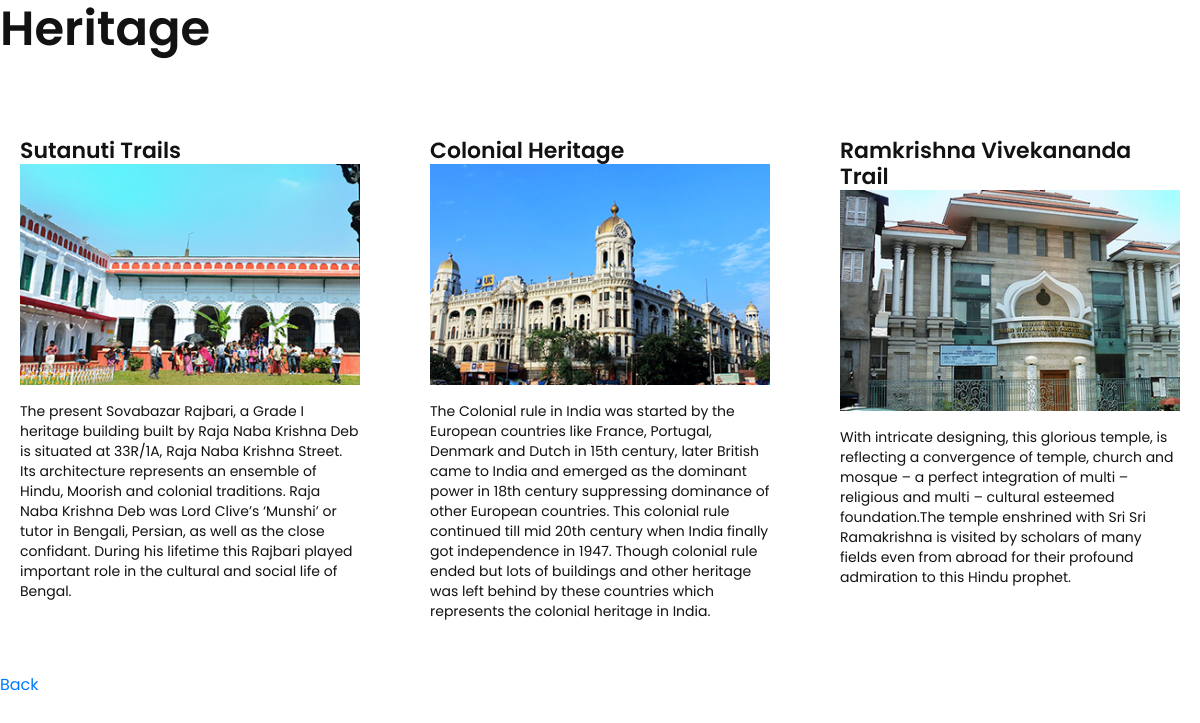
The page /destination.php?id=4 on the database its author committed.
### tables this page shows
CREATE TABLE `destinations` (
  `id` int(10) NOT NULL,
  `category_id` int(10) NOT NULL,
  `name` varchar(80) NOT NULL,
  `description` varchar(800) NOT NULL,
  `cover` varchar(80) NOT NULL
);

### destination.php (the view, shortened to what this page needs)
<?php
    include('database/connection.php');
?>
<!doctype html>
<html lang="en">
<head>
    <link rel="stylesheet" href="bootstrap.min.css">
    <link rel="stylesheet" href="style.css">
</head>
<body>
    <?php
        $query = 'SELECT * FROM DESTINATIONS WHERE CATEGORY_ID=' . $_GET['id'];
        $result = mysqli_query($conn, $query);
    ?>
    <h1>
    </h1>
    <div class="row justify-content-center">
        <?php while ($row = mysqli_fetch_object($result)) { ?>
            <div class="col-lg-4 col-md-7 col-sm-9">
                <div class="single-features mt-40">
                    <div class="features-title-icon d-flex justify-content-between">
                        <h4 class="features-title">
                            <?php echo $row->name ?></a>
                        </h4>
                    </div>
                    <div class="features-content">
                        <img src="<?php echo $row->cover ?>" alt="cover">
                        <p class="text"><?php echo $row->description ?></p>
                    </div>
                </div>
            </div>
        <?php } ?>
    </div>
    <a href="index.php">Back</a>
</body>
</html>

### style.css (style rules this page uses)
body { font-family: "Poppins", sans-serif; font-weight: normal; font-style: normal; color: #121212; }
* { margin: 0; padding: 0; -webkit-box-sizing: border-box; -moz-box-sizing: border-box; box-sizing: border-box; }
img { max-width: 100%; }
i, a { display: inline-block; }
h1, h3, h4 { font-family: "Poppins", sans-serif; font-weight: 600; color: #121212; margin: 0px; }
h1 { font-size: 48px; }
h4 { font-size: 22px; }
p { font-size: 16px; font-weight: 400; line-height: 24px; color: #121212; margin: 0px; }
.mt-40 { margin-top: 40px; }
.single-features { padding: 40px 20px 52px; background-color: #fff; }
.single-features .features-content .text { font-size: 14px; line-height: 20px; color: #121212; margin-top: 16px; }

### rows shown on the page
destinations: name "Sutanuti Trails", cover (picture), description "The present Sovabazar Rajbari, a Grade I heritage building built by Raja Naba Krishna Deb is situated at 33R/1A, Raja Naba Krishna Street. Its architecture represents an ensemble of Hindu, Moorish and colonial traditions. Raja Naba Krishna Deb was Lord Clive’s ‘Munshi’ or tutor in Bengali, Persian, as well as the close confidant. During his lifetime this Rajbari played important role in the cultural and social life of Bengal."
destinations: name "Colonial Heritage", cover (picture), description "The Colonial rule in India was started by the European countries like France, Portugal, Denmark and Dutch in 15th century, later British came to India and emerged as the dominant power in 18th century suppressing dominance of other European countries. This colonial rule continued till mid 20th century when India finally got independence in 1947. Though colonial rule ended but lots of buildings and other heritage was left behind by these countries which represents the colonial heritage in India."
destinations: name "Ramkrishna Vivekananda Trail", cover (picture), description "With intricate designing, this glorious temple, is reflecting a convergence of temple, church and mosque – a perfect integration of multi – religious and multi – cultural esteemed foundation.The temple enshrined with Sri Sri Ramakrishna is visited by scholars of many fields even from abroad for their profound admiration to this Hindu prophet."
